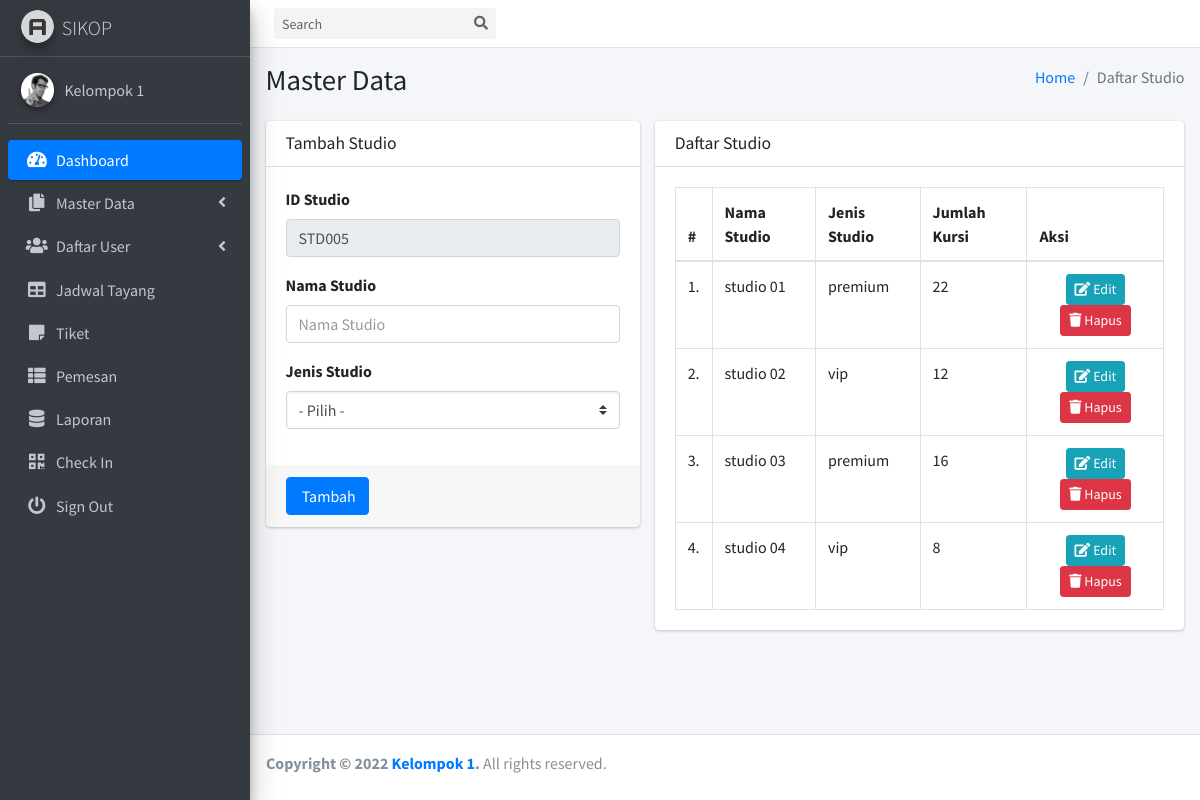
The app's page /main/index.php?req=daftarstudio (signed in) with its own data.
### tables this page shows
CREATE TABLE `studio` (
  `id_studio` char(10) NOT NULL,
  `nama_studio` varchar(20) DEFAULT NULL,
  `jenis` enum('vip','premium') DEFAULT NULL
);

### koneksi/fungsi.php (called while the page is built, shortened)
<?php
function autocode($column,$table,$prefix)
{
	global $konek;
	$result = $konek->query("SELECT MAX($column) AS maxKode FROM $table");
	$kode = $result->fetch_object();
	$noUrut = (int) substr($kode->maxKode, 3, 3);
	$noUrut++;
	$id_ = $prefix. sprintf("%03s", $noUrut);
	return $id_;
}
?>

### main/df_studio.php (the view, shortened to what this page needs)
<?php
$action = @htmlentities($_GET['act']);
if ($action=='ubahstudio')
{
  $kode = $konek->real_escape_string($_GET['id']);
  $query = $konek->query("SELECT * FROM studio WHERE id_studio='$kode'");
  $row = $query->fetch_object();
  $kode = $row->id_studio;
}else{
  $kode = autocode('id_studio','studio','STD');
}
?>
  <div class="content-wrapper">
    <section class="content-header">
      <div class="container-fluid">
        <div class="row mb-2">
          <div class="col-sm-6">
            <h1>Master Data</h1>
          </div>
          <div class="col-sm-6">
            <ol class="breadcrumb float-sm-right">
              <li class="breadcrumb-item"><a href="#">Home</a></li>
              <li class="breadcrumb-item active">Daftar Studio</li>
            </ol>
          </div>
        </div>
      </div>
    </section>
  <section class="content">
    <div class="container-fluid">
      <div class="row">
          <div class="col-md-5">
            <div class="card card-primary">
              <div class="card-header">
                <h3 class="card-title">Tambah Studio</h3>
              </div>
              <form role="form" action="" method="post" name="simpan">
                <div class="card-body">
                  <div class="form-group">
                    <label for="idStudio">ID Studio</label>
                    <input type="text" class="form-control" id="idStudio" placeholder="ID Studio" name="kode" value="<?= @$kode; ?>" readonly>
                  </div>
                  <div class="form-group">
                    <label for="namaStudio">Nama Studio</label>
                    <input type="text" class="form-control" id="namaStudio" placeholder="Nama Studio" name="nama" value="<?= @$row->nama_studio; ?>">
                  </div>
                  <div class="form-group">
                    <label for="namaStudio">Jenis Studio</label>
                    <select class="custom-select" id="namaStudio" name="jenis">
                          <option value="">- Pilih -</option>
                      </select>
                  </div>
                </div>
                <div class="card-footer">
                  <input type="submit" name="simpan" class="btn btn-primary" value=" <?= @$action=='' ? 'Tambah' : 'Ubah'; ?>">
                </div>
              </form>
            </div>
        </div>
        <div class="col-md-7">
        <div class="card">
          <div class="card-header">
            <h3 class="card-title">Daftar Studio</h3>
          </div>
          <div class="card-body">
            <table class="table table-bordered">
              <thead>
                <tr>
                  <th style="width: 10px">#</th>
                  <th>Nama Studio</th>
                  <th>Jenis Studio</th>
                  <th>Jumlah Kursi</th>
                  <th>Aksi</th>
                </tr>
              </thead>
              <tbody>
              <?php
                $no=1;
                $query = $konek->query("SELECT * FROM studio");
                while($row=$query->fetch_object()){
               ?>
                  <tr>
                    <td><?= $no; ?>.</td>
                    <td><?= $row->nama_studio; ?></td>
                    <td><?= $row->jenis; ?></td>
                    <td><?=$konek->query("SELECT COUNT(id_kursi) as kursi FROM kursi WHERE id_studio='$row->id_studio'")->fetch_object()->kursi; ?></td>
                    <td style="text-align:center;">
                      <a href="index.php?req=daftarstudio&act=ubahstudio&id=<?= $row->id_studio; ?>" title="Ubah Data" class="btn btn-info btn-sm"><i class="fa fa-edit "></i> Edit</a>
                      <a href="index.php?req=daftarstudio&act=hapusstudio&id=<?= $row->id_studio; ?>" title="Hapus Data" class="btn btn-danger btn-sm"  onClick="return confirm('Yakin mau di hapus?');"><i class="fa fa-trash "></i> Hapus </a>
                    </td>
                  </tr>
              <?php
                  $no++;
                }
              ?>
              </tbody>
            </table>
          </div>
        </div>
        </div>
      </div>
    </div>
  </section>
</div>

### records on screen
studio: nama_studio "studio 01", jenis "premium", kursi "22"
studio: nama_studio "studio 02", jenis "vip", kursi "12"
studio: nama_studio "studio 03", jenis "premium", kursi "16"
studio: nama_studio "studio 04", jenis "vip", kursi "8"
